Frame 1 (no input): blank canvas, image omitted
Frame 60 (the mouse pressed at the canvas centre just before this capture): blank canvas, image omitted
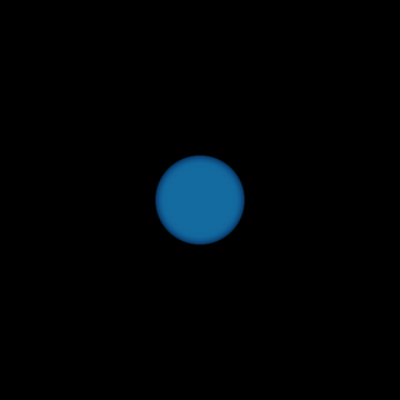
Frame 120 (the mouse held since frame 60 and released just before this capture)

The Processing sketch whose frames 1 and 60 were blank and that drew this single picture after the mouse press (run headless with seeded random() and noise(); from frame 60 on, the mouse is pressed at the canvas centre):

// Processing sketch: processing_50216
// ── processing_50216.pde

//Homework #3 :: 51-257 Sec A :: Michael Loffredo :: mlloffre 
//copyright michael loffredo 2012

float x; 
float r;
float g;
float b;
float a;

void setup () {
  size (400, 400); 
  background (0); 
  frameRate (40);
  smooth (); 
  x = 30;
  
}

void draw () {
  r = random (0, 50);
  g = random (255);
  b = random (255);
  a = random (0, 50);
  noStroke (); 
  fill (r, g, b, a);
  
  
  x = x + .5;


if (mousePressed) {
  ellipse (mouseX, mouseY, x, x);
}
}
  
  
